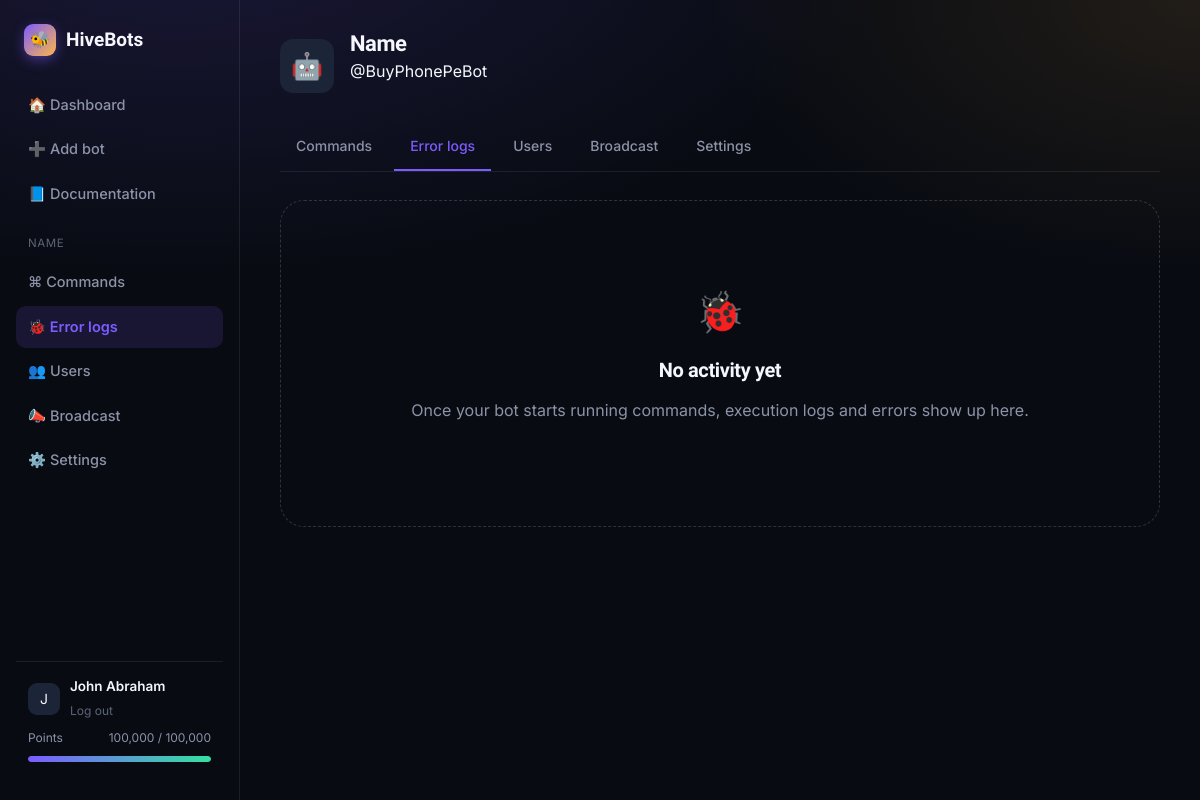
/bots/1/logs (signed in), run on the app's committed database.
### tables this page shows
CREATE TABLE bots (
    id INTEGER PRIMARY KEY AUTOINCREMENT,
    user_id INTEGER NOT NULL,
    name TEXT NOT NULL,
    username TEXT,
    token TEXT NOT NULL,
    secret TEXT NOT NULL,
    is_active INTEGER NOT NULL DEFAULT 0,
    avatar_emoji TEXT DEFAULT '🤖',
    created_at REAL NOT NULL,
    FOREIGN KEY(user_id) REFERENCES users(id)
);

CREATE TABLE users (
    id INTEGER PRIMARY KEY AUTOINCREMENT,
    email TEXT UNIQUE NOT NULL,
    name TEXT NOT NULL,
    password_hash TEXT NOT NULL,
    points_remaining INTEGER NOT NULL DEFAULT 100000,
    points_total INTEGER NOT NULL DEFAULT 100000,
    points_reset_month TEXT NOT NULL,
    created_at REAL NOT NULL
);

### app.py (the view)
@app.route("/bots/<int:bot_id>/logs")
@login_required
def bot_logs(bot_id):
    bot = get_owned_bot_or_404(bot_id)
    with get_db() as conn:
        logs = conn.execute(
            "SELECT * FROM logs WHERE bot_id=? ORDER BY created_at DESC LIMIT 200", (bot_id,)
        ).fetchall()
    return render_template("bot_logs.html", bot=bot, logs=logs, tab="logs")

### app.py (called while the page is built, shortened)
def current_month_key():
    return datetime.utcnow().strftime("%Y-%m")

def login_required(view):
    @wraps(view)
    def wrapped(*args, **kwargs):
        if not session.get("user_id"):
            return redirect(url_for("login", next=request.path))
        return view(*args, **kwargs)
    return wrapped

def get_current_user():
    if not session.get("user_id"):
        return None
    with get_db() as conn:
        row = conn.execute("SELECT * FROM users WHERE id=?", (session["user_id"],)).fetchone()
    return row

@app.before_request
def load_user():
    g.user = get_current_user()

@app.context_processor
def inject_globals():
    return {"current_user": g.get("user"), "year": datetime.utcnow().year}

def get_owned_bot_or_404(bot_id):
    with get_db() as conn:
        bot = conn.execute("SELECT * FROM bots WHERE id=? AND user_id=?", (bot_id, g.user["id"])).fetchone()
    if not bot:
        abort(404)
    return bot

### db.py (called while the page is built)
@contextmanager
def get_db():
    conn = sqlite3.connect(DB_PATH, timeout=10)
    conn.row_factory = sqlite3.Row
    conn.execute("PRAGMA foreign_keys = ON")
    try:
        yield conn
        conn.commit()
    finally:
        conn.close()

### templates/bot_logs.html (shortened to what this page needs)
{% extends "app_base.html" %}
{% block content %}
<div class="bot-header">
  <div class="bot-avatar">{{ bot.avatar_emoji or '🤖' }}</div>
  <div style="flex:1;"><h1 style="font-size:22px;">{{ bot.name }}</h1><p class="sub" style="margin-top:2px;">{{ '@' + bot.username if bot.username else '' }}</p></div>
</div>
<div class="tab-bar">
  <a href="{{ url_for('bot_commands', bot_id=bot.id) }}" class="tab-item">Commands</a>
  <a href="{{ url_for('bot_logs', bot_id=bot.id) }}" class="tab-item active">Error logs</a>
  <a href="{{ url_for('bot_users', bot_id=bot.id) }}" class="tab-item">Users</a>
  <a href="{{ url_for('bot_broadcast', bot_id=bot.id) }}" class="tab-item">Broadcast</a>
  <a href="{{ url_for('bot_settings', bot_id=bot.id) }}" class="tab-item">Settings</a>
</div>
{% if logs %}
<div class="card" style="padding:0; overflow:hidden;">
  <table class="log-table">
    <thead><tr><th>Time</th><th>Level</th><th>Trigger</th><th>Message</th></tr></thead>
    <tbody>
      {% for log in logs %}
      <tr>
        <td style="white-space:nowrap; color:var(--muted);">{{ log.created_at|int|timestamp_fmt }}</td>
        <td><span class="badge {{ log.level }}">{{ log.level }}</span></td>
        <td><span class="mono" style="color:var(--amber);">{{ log.trigger_name or '—' }}</span></td>
        <td style="max-width:480px;">{{ log.message }}</td>
      </tr>
      {% endfor %}
    </tbody>
  </table>
</div>
{% else %}
<div class="empty-state">
  <div class="glyph">🐞</div>
  <h3>No activity yet</h3>
  <p>Once your bot starts running commands, execution logs and errors show up here.</p>
</div>
{% endif %}
{% endblock %}

### templates/app_base.html (shortened to what this page needs)
<!doctype html>
<html lang="en">
<head>
  <link rel="stylesheet" href="{{ url_for('static', filename='css/style.css') }}">
</head>
<body>
  <div class="app-shell">
    <aside class="sidebar">
      <a href="{{ url_for('index') }}" class="brand"><span class="brand-mark">🐝</span> HiveBots</a>
      <a href="{{ url_for('dashboard') }}" class="side-link {{ 'active' if request.endpoint == 'dashboard' else '' }}">🏠 Dashboard</a>
      <a href="{{ url_for('new_bot') }}" class="side-link {{ 'active' if request.endpoint == 'new_bot' else '' }}">➕ Add bot</a>
      <a href="{{ url_for('docs') }}" class="side-link">📘 Documentation</a>
      {% if bot %}
      <div class="side-section-label">{{ bot.name }}</div>
      <a href="{{ url_for('bot_commands', bot_id=bot.id) }}" class="side-link {{ 'active' if tab == 'commands' else '' }}">⌘ Commands</a>
      <a href="{{ url_for('bot_logs', bot_id=bot.id) }}" class="side-link {{ 'active' if tab == 'logs' else '' }}">🐞 Error logs</a>
      <a href="{{ url_for('bot_users', bot_id=bot.id) }}" class="side-link {{ 'active' if tab == 'users' else '' }}">👥 Users</a>
      <a href="{{ url_for('bot_broadcast', bot_id=bot.id) }}" class="side-link {{ 'active' if tab == 'broadcast' else '' }}">📣 Broadcast</a>
      <a href="{{ url_for('bot_settings', bot_id=bot.id) }}" class="side-link {{ 'active' if tab == 'settings' else '' }}">⚙️ Settings</a>
      {% endif %}
      <div class="sidebar-footer">
        <div style="display:flex; align-items:center; gap:10px;">
          <div style="width:32px;height:32px;border-radius:9px;background:var(--surface-3);display:flex;align-items:center;justify-content:center;font-size:14px;">{{ current_user.name[0]|upper }}</div>
          <div style="min-width:0;">
            <div style="font-size:13.5px; font-weight:600; white-space:nowrap; overflow:hidden; text-overflow:ellipsis;">{{ current_user.name }}</div>
            <a href="{{ url_for('logout') }}" style="font-size:12px; color:var(--muted-2);">Log out</a>
          </div>
        </div>
        <div class="points-meter">
          <div class="label"><span>Points</span><span>{{ '{:,}'.format(current_user.points_remaining) }} / {{ '{:,}'.format(current_user.points_total) }}</span></div>
          <div class="bar"><i style="width:{{ points_pct if points_pct is defined else (100*current_user.points_remaining/current_user.points_total)|round|int }}%"></i></div>
        </div>
      </div>
    </aside>
    <main class="app-main">
      {% block content %}{% endblock %}
    </main>
  </div>
</body>
</html>

### static/css/style.css (style rules this page uses)
:root { --ink: #080b12; --surface: #111726; --surface-2: #161d2f; --surface-3: #1c2438; --line: rgba(255, 255, 255, 0.08); --line-strong: rgba(255, 255, 255, 0.16); --text: #f5f7fc; --muted: #8c93a8; --muted-2: #5d6478; --violet: #7c5cff; --violet-soft: rgba(124, 92, 255, 0.14); --amber: #ffb648; --amber-soft: rgba(255, 182, 72, 0.14); --mint: #35e0a1; --mint-soft: rgba(53, 224, 161, 0.14); --red: #ff6b6b; --red-soft: rgba(255, 107, 107, 0.14); --radius-s: 10px; --radius-m: 16px; --radius-l: 24px; --shadow-lift: 0 20px 60px -20px rgba(0, 0, 0, 0.6); --ease: cubic-bezier(0.16, 1, 0.3, 1); }
* { box-sizing: border-box; }
html { scroll-behavior: smooth; }
body { margin: 0; background: radial-gradient(ellipse 1200px 600px at 15% -10%, rgba(124, 92, 255, 0.16), transparent 60%), radial-gradient(ellipse 900px 500px at 100% 0%, rgba(255, 182, 72, 0.10), transparent 55%), var(--ink); color: var(--text); font-family: 'Inter', -apple-system, BlinkMacSystemFont, 'Segoe UI', sans-serif; line-height: 1.55; -webkit-font-smoothing: antialiased; min-height: 100vh; }
h1, h2, h3, h4, .display { font-family: 'Sora', 'Inter', sans-serif; font-weight: 700; letter-spacing: -0.02em; line-height: 1.12; margin: 0; }
a { color: inherit; text-decoration: none; }
.brand { display: flex; align-items: center; gap: 10px; font-family: 'Sora'; font-weight: 700; font-size: 19px; }
.brand-mark { width: 32px; height: 32px; border-radius: 9px; background: linear-gradient(135deg, var(--violet), var(--amber)); display: flex; align-items: center; justify-content: center; font-size: 16px; box-shadow: 0 4px 14px -2px rgba(124,92,255,0.6); }
.app-shell { display: grid; grid-template-columns: 240px 1fr; min-height: 100vh; }
.sidebar { border-right: 1px solid var(--line); padding: 24px 16px; display: flex; flex-direction: column; }
.sidebar .brand { padding: 0 8px; margin-bottom: 28px; }
.side-link { display: flex; align-items: center; gap: 10px; padding: 10px 12px; border-radius: 10px; color: var(--muted); font-size: 14.5px; font-weight: 500; margin-bottom: 2px; transition: all .2s; }
.side-link.active { background: var(--violet-soft); color: var(--violet); font-weight: 600; }
.side-section-label { font-size: 11.5px; text-transform: uppercase; letter-spacing: .05em; color: var(--muted-2); padding: 18px 12px 8px; }
.sidebar-footer { margin-top: auto; padding: 14px 12px; border-top: 1px solid var(--line); }
.points-meter { margin-top: 8px; }
.points-meter .bar { height: 6px; border-radius: 4px; background: rgba(255,255,255,0.06); overflow: hidden; margin-top: 8px; }
.points-meter .bar > i { display: block; height: 100%; background: linear-gradient(90deg, var(--violet), var(--mint)); border-radius: 4px; transition: width .6s var(--ease); }
.points-meter .label { display: flex; justify-content: space-between; font-size: 12px; color: var(--muted); }
.app-main { padding: 32px 40px 60px; }
.bot-avatar { width: 46px; height: 46px; border-radius: 13px; background: var(--surface-3); display: flex; align-items: center; justify-content: center; font-size: 22px; }
.empty-state { text-align: center; padding: 80px 20px; border: 1px dashed var(--line-strong); border-radius: var(--radius-l); }
.empty-state .glyph { font-size: 40px; margin-bottom: 16px; }
.empty-state h3 { font-size: 20px; margin-bottom: 10px; }
.empty-state p { color: var(--muted); margin-bottom: 24px; }
.bot-header { display: flex; align-items: center; gap: 16px; margin-bottom: 24px; }
.bot-header .bot-avatar { width: 54px; height: 54px; font-size: 26px; }
.tab-bar { display: flex; gap: 6px; border-bottom: 1px solid var(--line); margin-bottom: 28px; overflow-x: auto; }
.tab-item { padding: 12px 16px; font-size: 14px; font-weight: 500; color: var(--muted); border-bottom: 2px solid transparent; white-space: nowrap; transition: all .2s; }
.tab-item.active { color: var(--violet); border-color: var(--violet); }

### data on the page
bots: name "NAME", avatar_emoji "🤖", name "Name", username "@BuyPhonePeBot"
users: name "J", name "John Abraham", points_remaining "100,000", points_total "100,000"
